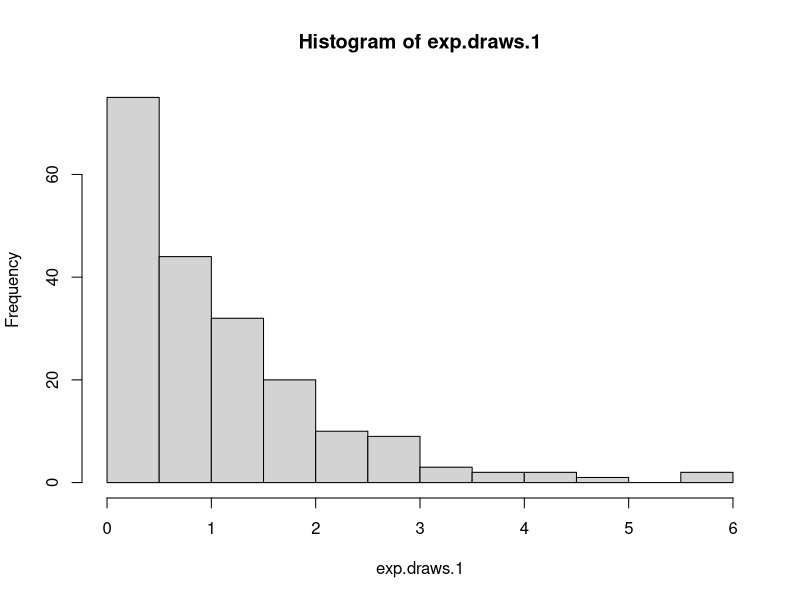
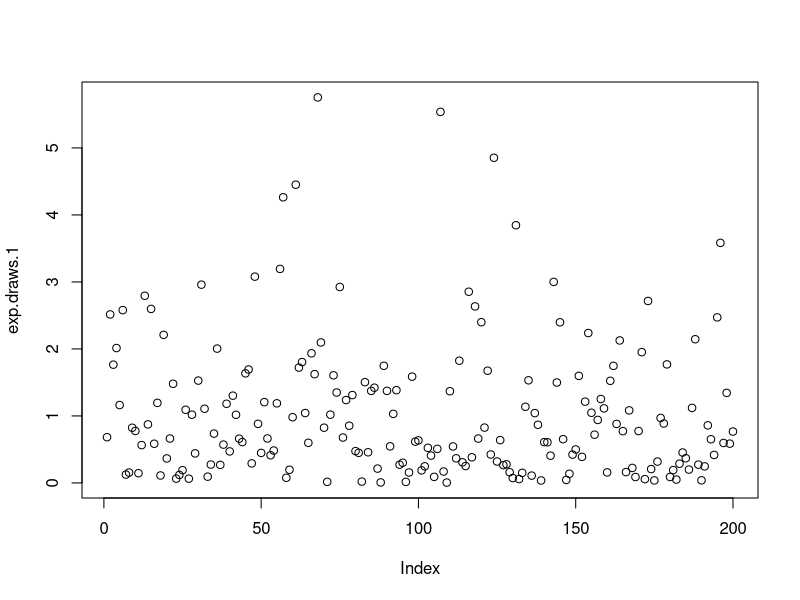
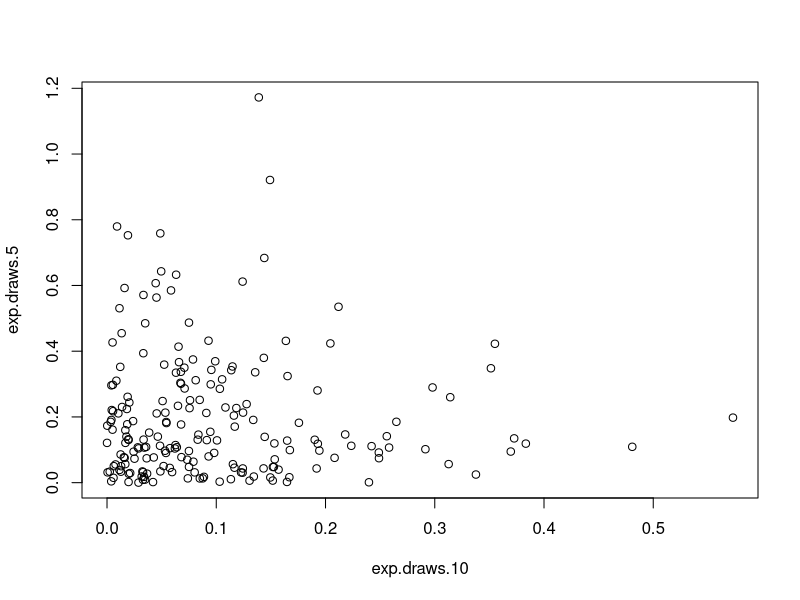

These figures' R source, in order:
## ---- chunk 1
library(knitr)
library(foreign)
knitr::opts_chunk$set(echo=FALSE)
knitr::opts_chunk$set(error = TRUE)
knitr::opts_chunk$set(warning=FALSE)
knitr::opts_chunk$set(message=FALSE)
knitr::opts_chunk$set(results="hold")
knitr::opts_chunk$set(cache=F)
## ---- chunk 2
exp.draws.1 <- rexp(n=200)
exp.draws.1
mean(exp.draws.1)
sd(exp.draws.1) 
## ---- chunk 3
exp.draws.0.2 <- rexp(n=200, rate=0.2)
exp.draws.5 <- rexp(n=200, rate=5)
exp.draws.7.3 <- rexp(n=200, rate=7.3)
exp.draws.10 <- rexp(n=200, rate=10)
mean(exp.draws.0.2)
sd(exp.draws.0.2) 
mean(exp.draws.5)
sd(exp.draws.5) 
mean(exp.draws.7.3)
sd(exp.draws.7.3) 
mean(exp.draws.10)
sd(exp.draws.10) 
## ---- chunk 4
hist(exp.draws.1)
## ---- chunk 5
plot(exp.draws.1)
## ---- chunk 6
plot(exp.draws.10, exp.draws.5)
